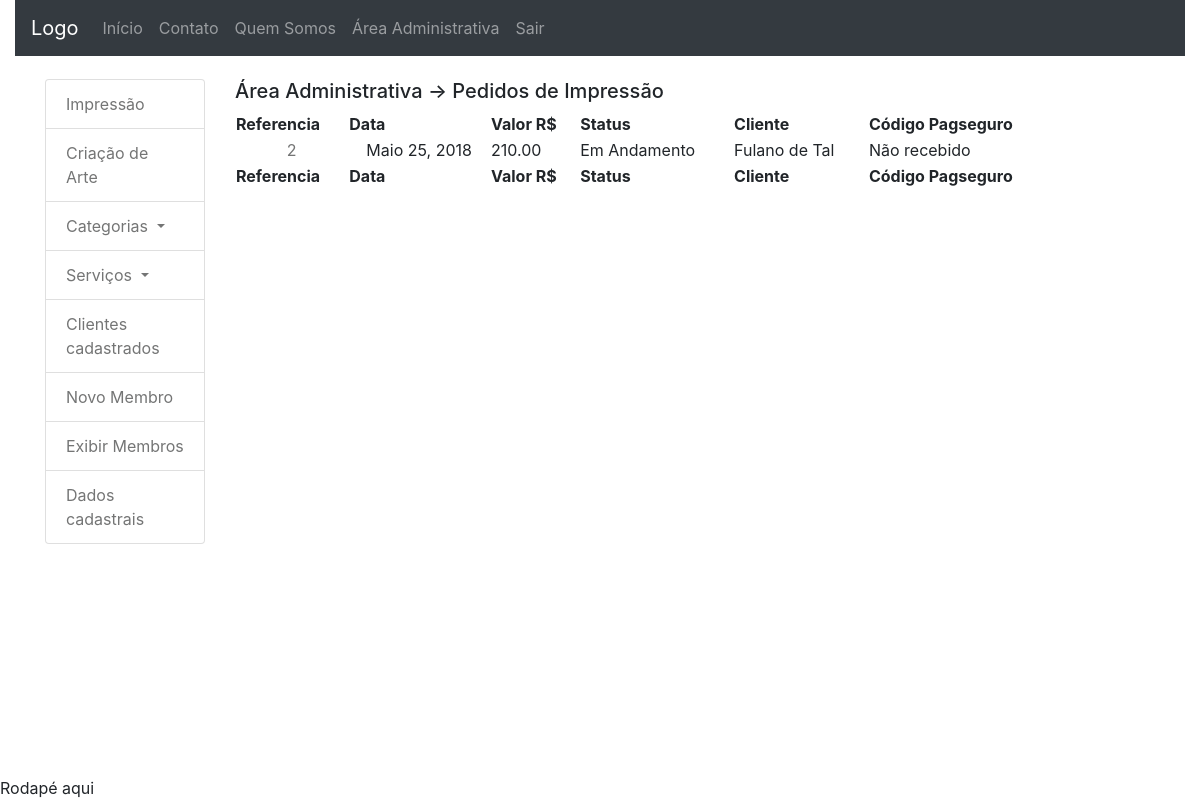
Before: /area_administrativa/index (signed in) with the older database file.
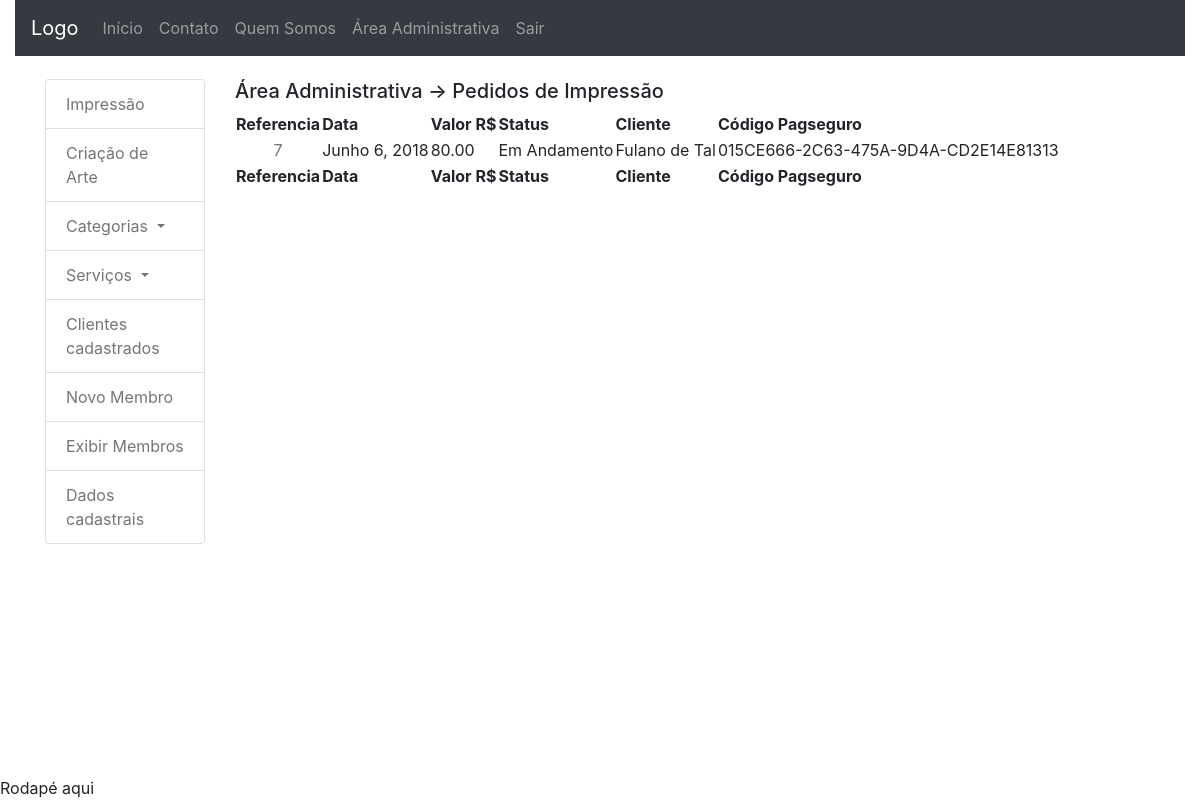
After: the same page with the newer database file.
### dashboard_client/models.py (models this page shows, shortened)
class OrderImpress(models.Model):
	UF_CHOICES = (
	    ('AC','Acre'), ('AL','Alagoas'), ('AP','Amapá'),
	    ('AM','Amazonas'), ('BA','Bahia'), ('CE','Ceará'),
	    ('DF','Distrito Federal'), ('ES','Espírito Santo'),
	    ('GO','Goiás'), ('MA','Maranhão'), ('MT','Mato Grosso'),
	    ('MS','Mato Grosso do Sul'), ('MG','Minas Gerais'),
	    ('PA','Pará'), ('PB','Paraíba'), ('PR','Paraná'),
	    ('PE','Pernambuco'), ('PI','Piauí'),
	    ('RJ','Rio de Janeiro'), ('RN','Rio Grande do Norte'),
	    ('RS','Rio Grande do Sul'), ('RO','Rondônia'),
	    ('RR','Roraima'), ('SC','Santa Catarina'),
	    ('SP','São Paulo'), ('SE','Sergipe'),
		('TO','Tacantins'),
	)
	date = models.DateField(default=date.today, editable=False)
	value = models.DecimalField('Valor R$', max_digits=10,
		decimal_places=2, default=0)
	status = models.CharField('Status do Pedido', max_length=2,
		choices=STATUS_CHOICE, default='EA')
	user = models.ForeignKey(User, on_delete=models.CASCADE)
	delivery_address_is_the_same = models.BooleanField(
		verbose_name='Entregar no endereço cadastrado',
		default=True,
		blank=True)
	logradouro_delivery = models.CharField('Rua/Avenida', max_length=100,
		null=True, blank=True, default='')
	numero_delivery = models.CharField('Número', max_length=100,
		null=True, blank=True, default='')
	cep_delivery = models.CharField('CEP', max_length=10, null=True,
		blank=True, default='')
	complemento_delivery = models.CharField('Complamento', max_length=100,
		null=True, blank=True, default='')
	bairro_delivery = models.CharField('Bairro', max_length=100, null=True,
		blank=True, default='')
	cidade_delivery = models.CharField('Cidade', max_length=100, null=True,
		blank=True, default='')
	estado_delivery = models.CharField('Estado', max_length=100, null=True,
		blank=True, default='')
	transaction_id = models.CharField('ID da transação', max_length=100, null=True,
		blank=True)
	status_pg = models.CharField('Status PagSeguro', max_length=10,
		choices=STATUS_PAGSEGURO, default='3')
	class Meta:
		verbose_name = 'Pedido Impressão'
		verbose_name_plural = 'Pedidos Impressão'
		ordering = ['date']

### accounts/models.py (models this page shows, shortened)
class User(AbstractBaseUser, PermissionsMixin):
	UF_CHOICES = (
    ('AC','Acre'), ('AL','Alagoas'), ('AP','Amapá'),
    ('AM','Amazonas'), ('BA','Bahia'), ('CE','Ceará'),
    ('DF','Distrito Federal'), ('ES','Espírito Santo'),
    ('GO','Goiás'), ('MA','Maranhão'), ('MT','Mato Grosso'),
    ('MS','Mato Grosso do Sul'), ('MG','Minas Gerais'),
    ('PA','Pará'), ('PB','Paraíba'), ('PR','Paraná'),
    ('PE','Pernambuco'), ('PI','Piauí'),
    ('RJ','Rio de Janeiro'), ('RN','Rio Grande do Norte'),
    ('RS','Rio Grande do Sul'), ('RO','Rondônia'),
    ('RR','Roraima'), ('SC','Santa Catarina'),
    ('SP','São Paulo'), ('SE','Sergipe'),
	('TO','Tacantins'), )
	username = models.CharField(
		'Login', max_length=30, unique=True, validators=[
			validators.RegexValidator(
				re.compile('^[\w.@+-]+$'),
				'Informe um nome de usuário válido. '
				'Este valor deve conter apenas letras, números '
				'e os caracteres: @/./+/-/_ .'
				, 'invalid'
			)
		], help_text='Um nome curto que será usado para identificá-lo de forma única na plataforma'
	)
	name = models.CharField('Nome', max_length=100, blank=True)
	email = models.EmailField('E-mail', unique=True)
	telefone = models.CharField('Telefone', max_length=20, null=True,
		blank=True)
	cpf = models.CharField('CPF', max_length=11, null=True, blank=True)
	logradouro = models.CharField('Rua/Avenida', max_length=100,
		null=True, blank=True)
	numero = models.CharField('Número', max_length=100,
		null=True, blank=True)
	cep = models.CharField('CEP', max_length=10, null=True, blank=True)
	complemento = models.TextField('Complamento', max_length=100,
		null=True, blank=True)
	bairro = models.CharField('Bairro', max_length=100, null=True, blank=True)
	cidade = models.CharField('Cidade', max_length=100, null=True, blank=True)
	estado = models.CharField('Estado', max_length=100, null=True, blank=True,
		choices=UF_CHOICES)
	is_staff = models.BooleanField('Equipe', default=False)
	is_active = models.BooleanField('Ativo', default=True)
	date_joined = models.DateTimeField('Data de Entrada', auto_now_add=True)
	USERNAME_FIELD = 'username'
	REQUIRED_FIELDS = ['email']
	objects = UserManager()
	class Meta:
		verbose_name = 'Usuário'
		verbose_name_plural = 'Usuários'
	def __str__(self):
		return self.name or self.username

### dashboard_admin/views.py (the view)
# urls.py: path('area_administrativa/', include('dashboard_admin.urls'), name='index'),
@login_required
def index(request):
	context = {'orderimpress_list': OrderImpress.objects.all()}
	orderimpress_list = OrderImpress.objects.all()
	if request.user.is_staff:
		return render(request, 'dashboard_admin/index.html', context)
	else:
		messages.warning(request,
			"Você não tem permissão para acessar essa área")
		return HttpResponseRedirect(reverse('core:index'))

### dashboard_admin/templatetags/da_tags.py (called while the page is built)
@register.simple_tag
def show_status(status):
	if status == 'FZ':
		return 'Finalizado'
	elif status == 'EA':
		return 'Em Andamento'
	elif status == 'CL':
		return 'Cancelado'
	elif status == 'PG':
		return 'Pago'

### dashboard_admin/templates/dashboard_admin/index.html (shortened to what this page needs)
{% extends 'core/base.html' %}
{% load static %}
{% block extra %}
{% load da_tags %}
{% endblock %}
{% block conteudo %}
<div class="container-fluid" style="margin-top: 2%">
	<div class="container-fluid">
		<div class="row">
			<div class="col-sm-2">
				<ul class="list-group" style="list-style-type: none;">
					<li class="list-group-item">
						<a href="{% url 'dashboard_admin:index' %}">
							Impressão
						</a>
					</li>
					<li class="list-group-item">
						<a href="{% url 'dashboard_admin:artcreation_admin' %}">
							Criação de Arte
						</a>
					</li>
					<li class="list-group-item">
						<a class="dropdown-toggle" href="#" id="navbardrop"
						data-toggle="dropdown">
							Categorias
						</a>
					</li>
					<li class="list-group-item">
						<a class="dropdown-toggle" href="#" id="navbardrop"
						data-toggle="dropdown">
							Serviços
						</a>
					</li>
					<li class="list-group-item">
						<a href="{% url 'dashboard_admin:all_clients' %}">
							Clientes cadastrados
						</a>
					</li>
					<li class="list-group-item">
						<a href="{% url 'accounts:new_member' %}">
							Novo Membro
						</a>
					</li>
					<li class="list-group-item">
						<a href="{% url 'dashboard_admin:all_members' %}">
							Exibir Membros
						</a>
					</li>
					<li class="list-group-item">
						<a href="{% url 'accounts:my_data' %}">
							Dados cadastrais
						</a>
					</li>
				</ul>
			</div>
			{% block central_column %}
			<div class="col-sm-9">
				{% block dashboard_title %}
				<h5>Área Administrativa -> Pedidos de Impressão</h5>
				{% endblock %}
	            <div class="panel-body">
	              <table id="table" class="display" cellspacing="0"
	                    width="100%">
	                <thead>
	                  <tr>
	                  	<th>Referencia</th>
	                    <th>Data</th>
	                    <th>Valor R$</th>
	                    <th>Status</th>
	                    <th>Cliente</th>
	                    <th>Código Pagseguro</th>
	                  </tr>
	                </thead>
	                <tfoot>
	                  <tr>
	                  	<th>Referencia</th>
	                    <th>Data</th>
	                    <th>Valor R$</th>
	                    <th>Status</th>
	                    <th>Cliente</th>
	                    <th>Código Pagseguro</th>
	                  </tr>
	                </tfoot>
	                <tbody>
	                  {% for orderimpress in orderimpress_list %}
	                  <tr>
	                  	<td style="text-align: center;">
	                  	<a href="{% url 'dashboard_admin:datail_oi' orderimpress.id %}"
	                  	title="Exibir Detalhes do Pedido">
	                      {{ orderimpress.id }}
	                  	</a>
	                    </td>
	                    <td style="text-align: center;">
	                  	  {{ orderimpress.date }}
	                  	</td>
	                    <td>{{ orderimpress.value }}</td>
	                    <td>{% show_status orderimpress.status %}</td>
	                    <td>{{ orderimpress.user }}</td>
	                    {% if orderimpress.transaction_id %}
	                    <td>{{ orderimpress.transaction_id }}</td>
	                    {% else %}
	                    <td>Não recebido</td>
	                    {% endif %}
	                  </tr>
	                   {% endfor %}
	                </tbody>
	              </table>
	            </div>
			</div>
			{% endblock %}
		</div>
	</div>
</div>
{% endblock %}

### core/templates/core/base.html (shortened to what this page needs)
{% load static %}
<!DOCTYPE html>
<html lang="pt-br">
<head>
	<link rel="stylesheet" href="https://maxcdn.bootstrapcdn.com/bootstrap/4.0.0/css/bootstrap.min.css">
	<link href="https://cdn.rawgit.com/adrianoOliveiraRocha/cdn/54efd87f/lojagrafica/css/fontello.css" rel="stylesheet" style="text.css">
	<link href="{% static 'core/css/estilo.css' %}" rel="stylesheet" style="text.css">
	<link rel="stylesheet"
	href="https://cdn.rawgit.com/adrianoOliveiraRocha/cdn/master/lojagrafica/media/css/jquery.dataTables.css">
</head>
<body>
	<div class="container-fluid">
	{% block menu %}
	<nav class="navbar navbar-expand-sm bg-dark navbar-dark">
		<a class="navbar-brand" href="#">Logo</a>
		<ul class="navbar-nav">
			<li class="nav-item">
				<a class="nav-link" href="{% url 'core:index' %}">Início</a>
			</li>
			<li class="nav-item">
				<a class="nav-link" href="{% url 'core:contato' %}">Contato</a>
			</li>
			<li class="nav-item">
				<a class="nav-link" href="{% url 'core:quemsomos' %}">Quem Somos</a>
			</li>
			{% if user.is_authenticated %}
			{% if user.is_staff %}
			<li class="nav-item">
				<a class="nav-link" href="{% url 'dashboard_admin:index' %}">
					Área Administrativa
				</a>
			</li>
			<li class="nav-item">
				<a class="nav-link" href="{% url 'logout' %}">Sair</a>
			</li>
			{% endif %}
			{% endif %}
		</ul>
	</nav>
	{% endblock %}
	{% block conteudo %}{% endblock %}
	{% block rodape %}
	<footer class="fixed-bottom">
		Rodapé aqui
	</footer>
	{% endblock %}
	</div>
</body>
</html>

### core/static/core/css/estilo.css (style rules this page uses)
body { padding-top: 0px; background-image: url("../imagens/fundobody.jpg"); }
a { color: #747575; }

Changed rows visible on the page:
removed OrderImpress: id "2", date "Maio 25, 2018", value "210.00", status "Em Andamento", user "Fulano de Tal", shows "Não recebido"
added OrderImpress: id "7", date "Junho 6, 2018", value "80.00", status "Em Andamento", user "Fulano de Tal", transaction_id "015CE666-2C63-475A-9D4A-CD2E14E81313"
